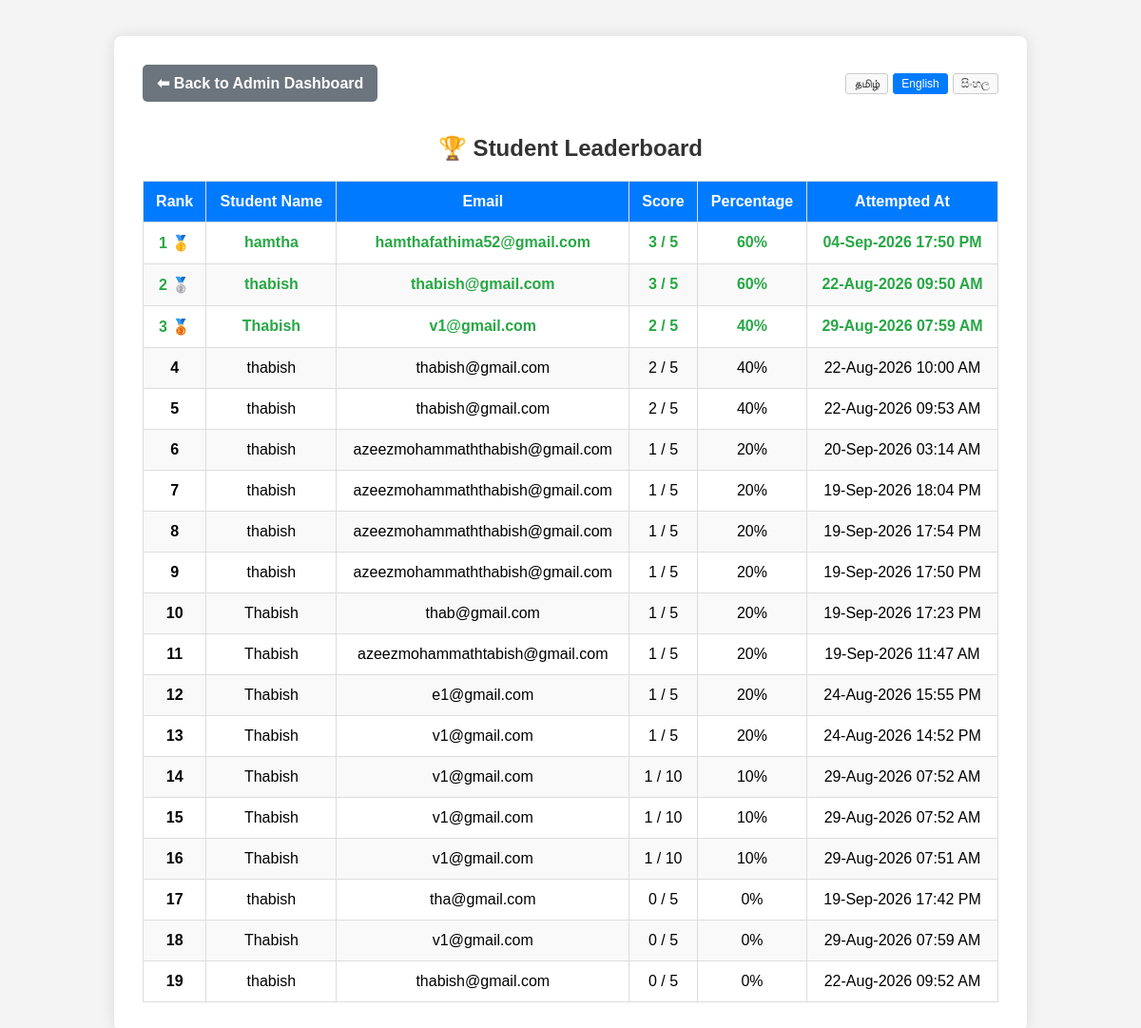
/admin_results.php?lang=en (signed in), run on the app's committed database.
### tables this page shows
CREATE TABLE `student_scores` (
  `id` int(11) NOT NULL,
  `student_id` int(11) DEFAULT NULL,
  `score` int(11) NOT NULL,
  `total_questions` int(11) NOT NULL,
  `created_at` timestamp NOT NULL DEFAULT current_timestamp()
);

CREATE TABLE `users` (
  `id` int(11) NOT NULL,
  `name` varchar(100) NOT NULL,
  `email` varchar(100) NOT NULL,
  `password` varchar(255) NOT NULL,
  `role` enum('admin','student') DEFAULT 'student',
  `created_at` timestamp NOT NULL DEFAULT current_timestamp()
);

### admin_results.php (the view, shortened to what this page needs)
<?php
require 'db.php';
$lang = isset($_SESSION['lang']) ? $_SESSION['lang'] : 'ta';
$translations = [
    'ta' => [
        'title' => 'Admin - Leaderboard & Results',
        'back' => '⬅ Admin Dashboard-க்குத் திரும்பு',
        'heading' => '🏆 மாணவர்களின் தரவரிசை (Leaderboard)',
        'rank' => 'தரம் (Rank)',
        'name' => 'மாணவர் பெயர்',
        'email' => 'மின்னஞ்சல்',
        'score' => 'மதிப்பெண்',
        'percentage' => 'சதவீதம்',
        'time' => 'தேர்வு எழுதிய நேரம்',
        'no_data' => 'இதுவரை எந்த மாணவரும் தேர்வில் பங்குபெறவில்லை.'
    ],
    'en' => [
        'title' => 'Admin - Leaderboard & Results',
        'back' => '⬅ Back to Admin Dashboard',
        'heading' => '🏆 Student Leaderboard',
        'rank' => 'Rank',
        'name' => 'Student Name',
        'email' => 'Email',
        'score' => 'Score',
        'percentage' => 'Percentage',
        'time' => 'Attempted At',
        'no_data' => 'No student has taken a quiz yet.'
    ],
    'si' => [
        'title' => 'Admin - ප්‍රමුඛතා ලැයිස්තුව සහ ප්‍රතිඵල',
        'back' => '⬅ Admin Dashboard වෙත ආපසු',
        'heading' => '🏆 සිසුන්ගේ ප්‍රමුඛතා ලැයිස්තුව',
        'rank' => 'ශ්‍රේණිය (Rank)',
        'name' => 'සිසුගේ නම',
        'email' => 'විද්‍යුත් තැපෑල',
        'score' => 'ලකුණු',
        'percentage' => 'ප්‍රතිශතය',
        'time' => 'උත්සාහ කළ වේලාව',
        'no_data' => 'මෙතෙක් කිසිදු සිසුවෙක් ප්‍රශ්නාවලියකට සහභාගී වී නොමැත.'
    ]
];
$t = $translations[$lang];
$sql = "SELECT u.name, u.email, s.score, s.total_questions, s.created_at,
               (s.score / s.total_questions) * 100 AS percentage
        FROM student_scores s
        JOIN users u ON s.student_id = u.id
        ORDER BY percentage DESC, s.created_at DESC";
$result = $conn->query($sql);
?>
<!DOCTYPE html>
<html lang="<?php echo $lang; ?>">
<head>
</head>
<body>
<div class="container">
    <div class="top-bar">
        <a href="admin_dashboard.php" class="btn-back"><?php echo $t['back']; ?></a>
        <div class="lang-switcher">
            <a href="?lang=ta" class="lang-btn <?php if($lang == 'ta') echo 'active'; ?>">தமிழ்</a>
            <a href="?lang=en" class="lang-btn <?php if($lang == 'en') echo 'active'; ?>">English</a>
            <a href="?lang=si" class="lang-btn <?php if($lang == 'si') echo 'active'; ?>">සිංහල</a>
        </div>
    </div>
    <h2><?php echo $t['heading']; ?></h2>
    <?php if ($result && $result->num_rows > 0): ?>
        <table>
            <thead>
                <tr>
                    <th><?php echo $t['rank']; ?></th>
                    <th><?php echo $t['name']; ?></th>
                    <th><?php echo $t['email']; ?></th>
                    <th><?php echo $t['score']; ?></th>
                    <th><?php echo $t['percentage']; ?></th>
                    <th><?php echo $t['time']; ?></th>
                </tr>
            </thead>
            <tbody>
                <?php
                $rank = 1;
                while ($row = $result->fetch_assoc()):
                    $highlight = ($rank <= 3) ? "top-scorer" : "";
                ?>
                <tr class="<?php echo $highlight; ?>">
                    <td><b><?php echo $rank; ?></b>
                        <?php if($rank == 1) echo " 🥇"; elseif($rank == 2) echo " 🥈"; elseif($rank == 3) echo " 🥉"; ?>
                    </td>
                    <td><?php echo htmlspecialchars($row['name']); ?></td>
                    <td><?php echo htmlspecialchars($row['email']); ?></td>
                    <td><?php echo $row['score'] . " / " . $row['total_questions']; ?></td>
                    <td><?php echo round($row['percentage'], 2); ?>%</td>
                    <td><?php echo date("d-M-Y H:i A", strtotime($row['created_at'])); ?></td>
                </tr>
                <?php
                $rank++;
                endwhile;
                ?>
            </tbody>
        </table>
    <?php else: ?>
        <p style="text-align: center; color: #666; margin-top: 20px;"><?php echo $t['no_data']; ?></p>
    <?php endif; ?>
</div>
</body>
</html>

### admin_results.php (style rules this page uses)
body { font-family: Arial, sans-serif; background-color: #f4f4f4; padding: 30px; }
.container { max-width: 900px; margin: auto; background: white; padding: 30px; border-radius: 8px; box-shadow: 0 0 15px rgba(0,0,0,0.1); }
h2 { color: #333; text-align: center; }
table { width: 100%; border-collapse: collapse; margin-top: 20px; }
th, td { border: 1px solid #ddd; padding: 12px; text-align: center; }
th { background-color: #007bff; color: white; }
tr:nth-child(even) { background-color: #f9f9f9; }
.top-scorer { font-weight: bold; color: #28a745; }
.top-bar { display: flex; justify-content: space-between; align-items: center; flex-wrap: wrap; gap: 10px; }
.btn-back { display: inline-block; background: #6c757d; color: white; padding: 10px 15px; text-decoration: none; border-radius: 5px; margin-bottom: 15px; font-weight: bold; }
.lang-switcher { display: flex; gap: 5px; margin-bottom: 15px; }
.lang-btn { text-decoration: none; padding: 3px 8px; border: 1px solid #ccc; border-radius: 3px; font-size: 12px; color: #333; background: #f9f9f9; }
.lang-btn.active { background: #007bff; color: white; border-color: #007bff; }

### data on the page
student_scores: student.name "hamtha", student.email "hamthafathima52@gmail.com", score "3", total_questions "5", percentage "60", created_at "04-Sep-2026 17:50 PM"
student_scores: student.name "thabish", student.email "thabish@gmail.com", score "3", total_questions "5", percentage "60", created_at "22-Aug-2026 09:50 AM"
student_scores: student.name "Thabish", student.email "v1@gmail.com", score "2", total_questions "5", percentage "40", created_at "29-Aug-2026 07:59 AM"
student_scores: student.name "thabish", student.email "thabish@gmail.com", score "2", total_questions "5", percentage "40", created_at "22-Aug-2026 10:00 AM"
student_scores: student.name "thabish", student.email "thabish@gmail.com", score "2", total_questions "5", percentage "40", created_at "22-Aug-2026 09:53 AM"
student_scores: student.name "thabish", student.email "azeezmohammaththabish@gmail.com", score "1", total_questions "5", percentage "20", created_at "20-Sep-2026 03:14 AM"
student_scores: student.name "thabish", student.email "azeezmohammaththabish@gmail.com", score "1", total_questions "5", percentage "20", created_at "19-Sep-2026 18:04 PM"
student_scores: student.name "thabish", student.email "azeezmohammaththabish@gmail.com", score "1", total_questions "5", percentage "20", created_at "19-Sep-2026 17:54 PM"
student_scores: student.name "thabish", student.email "azeezmohammaththabish@gmail.com", score "1", total_questions "5", percentage "20", created_at "19-Sep-2026 17:50 PM"
student_scores: student.name "Thabish", student.email "thab@gmail.com", score "1", total_questions "5", percentage "20", created_at "19-Sep-2026 17:23 PM"
student_scores: student.name "Thabish", student.email "azeezmohammathtabish@gmail.com", score "1", total_questions "5", percentage "20", created_at "19-Sep-2026 11:47 AM"
student_scores: student.name "Thabish", student.email "e1@gmail.com", score "1", total_questions "5", percentage "20", created_at "24-Aug-2026 15:55 PM"
student_scores: student.name "Thabish", student.email "v1@gmail.com", score "1", total_questions "5", percentage "20", created_at "24-Aug-2026 14:52 PM"
student_scores: student.name "Thabish", student.email "v1@gmail.com", score "1", total_questions "10", percentage "10", created_at "29-Aug-2026 07:52 AM"
student_scores: student.name "Thabish", student.email "v1@gmail.com", score "1", total_questions "10", percentage "10", created_at "29-Aug-2026 07:52 AM"
student_scores: student.name "Thabish", student.email "v1@gmail.com", score "1", total_questions "10", percentage "10", created_at "29-Aug-2026 07:51 AM"
student_scores: student.name "thabish", student.email "tha@gmail.com", score "0", total_questions "5", percentage "0", created_at "19-Sep-2026 17:42 PM"
student_scores: student.name "Thabish", student.email "v1@gmail.com", score "0", total_questions "5", percentage "0", created_at "29-Aug-2026 07:59 AM"
student_scores: student.name "thabish", student.email "thabish@gmail.com", score "0", total_questions "5", percentage "0", created_at "22-Aug-2026 09:52 AM"

### other printed values
$t['back'] "⬅ Back to Admin Dashboard"
$t['heading'] "🏆 Student Leaderboard"
$t['rank'] "Rank"
$t['name'] "Student Name"
$t['email'] "Email"
$t['score'] "Score"
$t['percentage'] "Percentage"
$t['time'] "Attempted At"
